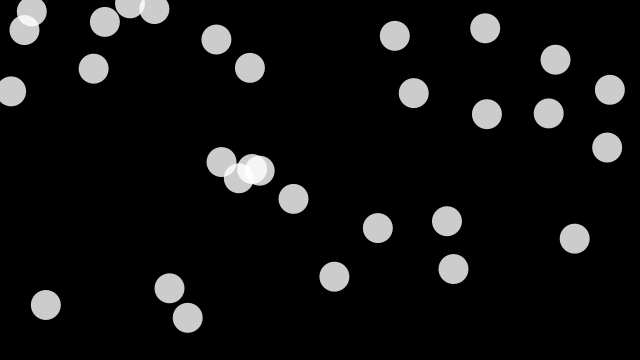
Frame 1 (no input)
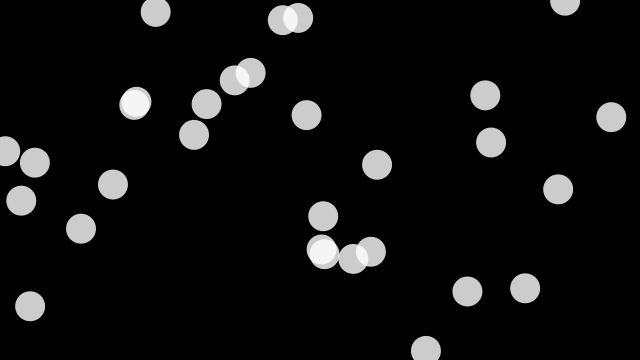
Frame 60 (the mouse pressed at the canvas centre just before this capture)
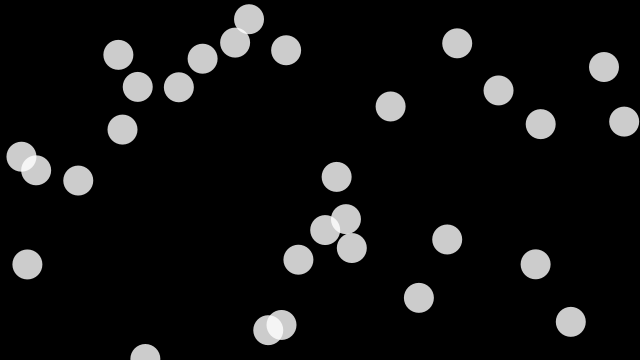
Frame 120 (the mouse held since frame 60 and released just before this capture)

The Processing sketch that drew these frames (run headless with seeded random() and noise(); from frame 60 on, the mouse is pressed at the canvas centre):

// Processing sketch: processing_98844
// ── processing_98844.pde

int numBalls = 30;
float spring = 0.05;
float gravity = 0.03;
float friction = -0.9;
Shape[] shapes = new Shape[numBalls];
float protoAngle;
float protoDistance;
int ii;

void setup() {
  size(640, 360);
  for (int i = 0; i < numBalls; i++) {
    shapes[i] = new Shape(random(width), random(height), random(30, 30), i, shapes);
  }
  noStroke();
  fill(255, 204);
  ii = 0;
}

void draw() {
  background(0);
  if (ii % 15 == 0) {
    protoAngle = random(0, 360);
  }
  protoDistance = random(0, 5);

  // dont update angle at seach step....


  for (int i = 0; i < numBalls; i++) {
    shapes[i].move();
    shapes[i].display();
  }
  ii++;
}

class Shape {

  float x, y;
  float diameter;
  float vx = 0;
  float vy = 0;
  int id;
  float alpha;
  Shape[] others;

  Shape(float xin, float yin, float din, int idin, Shape[] oin) {
    x = xin;
    y = yin;
    diameter = din;
    id = idin;
    others = oin;
  } 

  void move() {
  
 //   if (ii % 15 == 0) {
      alpha = protoAngle; // + random(0, 90);
  //  } 


    float d = protoDistance  + random(-5, 5);

    y = y +  d * sin(alpha);
    x = x +  d * cos(alpha);
    if (x>width) { 
      x = 0;
    }
    else if (x<0) { 
      x = width;
    }

    if (y>height) { 
      y = 0;
    }
    else if (y<0) { 
      y = height;
    }
  }
  void move_orig() {
    vy += gravity; 
    x += vx;
    y += vy;
    if (x + diameter/2 > width) {
      x = width - diameter/2;
      vx *= friction;
    }
    else if (x - diameter/2 < 0) {
      x = diameter/2;
      vx *= friction;
    }
    if (y + diameter/2 > height) {
      y = height - diameter/2;
      vy *= friction;
    } 
    else if (y - diameter/2 < 0) {
      y = diameter/2;
      vy *= friction;
    }
  }

  void display() {
    ellipse(x, y, diameter, diameter);
  }
}
